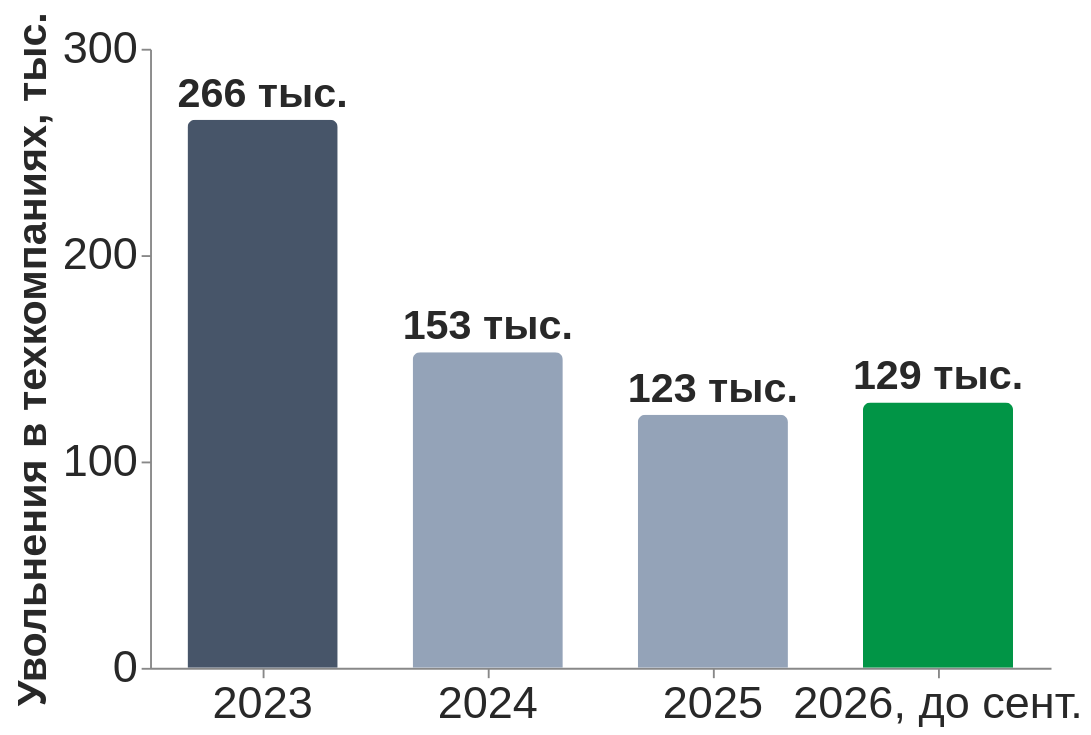

Here is the Vega-Lite specification saved for this chart:
### Vega-Lite specification from a JSON file in a GitHub repository (floating-point values rounded to 4 significant figures)
{"$schema": "https://vega.github.io/schema/vega-lite/v5.json", "width": 480, "height": 330, "data": {"values": [{"y": "2023", "v": 265.7, "c": "#475569", "t": "266 тыс."}, {"y": "2024", "v": 152.9, "c": "#94a3b8", "t": "153 тыс."}, {"y": "2025", "v": 122.6, "c": "#94a3b8", "t": "123 тыс."}, {"y": "2026, до сент.", "v": 128.5, "c": "#019546", "t": "129 тыс."}]}, "layer": [{"mark": {"type": "bar", "width": 80, "cornerRadiusTopLeft": 4, "cornerRadiusTopRight": 4}, "encoding": {"x": {"field": "y", "type": "ordinal", "sort": null, "axis": {"title": null, "labelAngle": 0}}, "y": {"field": "v", "type": "quantitative", "scale": {"domain": [0, 300]}, "axis": {"title": "Увольнения в техкомпаниях, тыс.", "grid": false, "values": [0, 100, 200, 300]}}, "color": {"field": "c", "type": "nominal", "scale": null}}}, {"mark": {"type": "text", "dy": -14, "fontSize": 22, "fontWeight": "bold", "color": "#282828"}, "encoding": {"x": {"field": "y", "type": "ordinal", "sort": null}, "y": {"field": "v", "type": "quantitative"}, "text": {"field": "t"}}}], "config": {"font": "Tahoma, Verdana, sans-serif", "axis": {"labelFontSize": 24, "titleFontSize": 22, "labelColor": "#282828", "titleColor": "#282828"}, "view": {"stroke": null}}}
